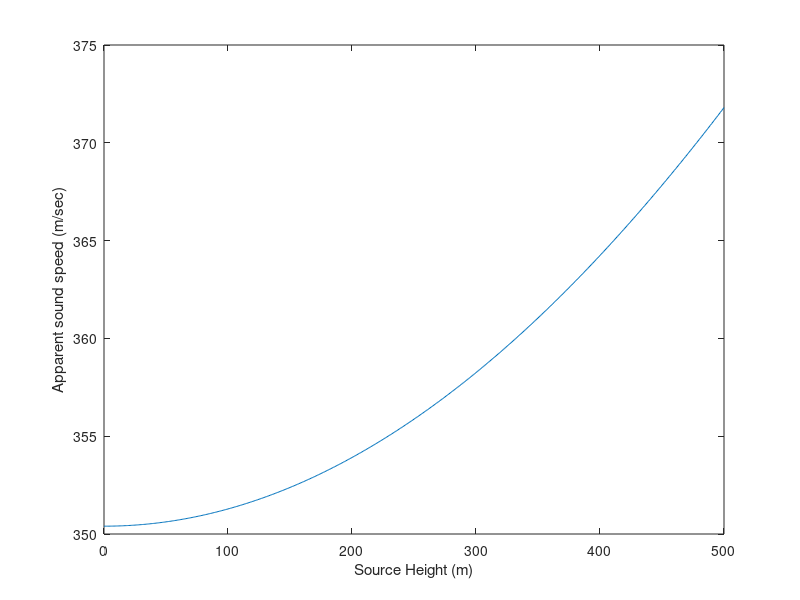
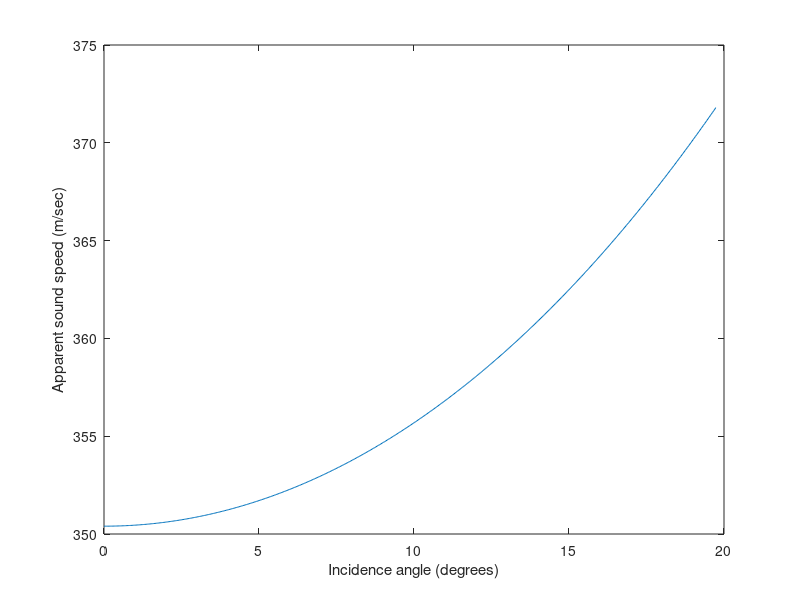

Reproduce these figures in MATLAB, in order.
hdistance1 = 1393.5;
hdistance2 = 1425.2;
sourceheight=0:500;
soundspeed=350.4;
pathlength1 = sqrt(hdistance1^2 + sourceheight.^2);
traveltime1 = pathlength1 ./ soundspeed;
pathlength2 = sqrt(hdistance2^2 + sourceheight.^2);
traveltime2 = pathlength2 ./ soundspeed;
apparentC = (hdistance2 - hdistance1)./(traveltime2-traveltime1);
plot(sourceheight, apparentC)
xlabel('Source Height (m)');
ylabel('Apparent sound speed (m/sec)')

figure
theta = 180 * atan(sourceheight./hdistance1) / pi;
plot(theta, apparentC)
xlabel('Incidence angle (degrees)');
ylabel('Apparent sound speed (m/sec)')